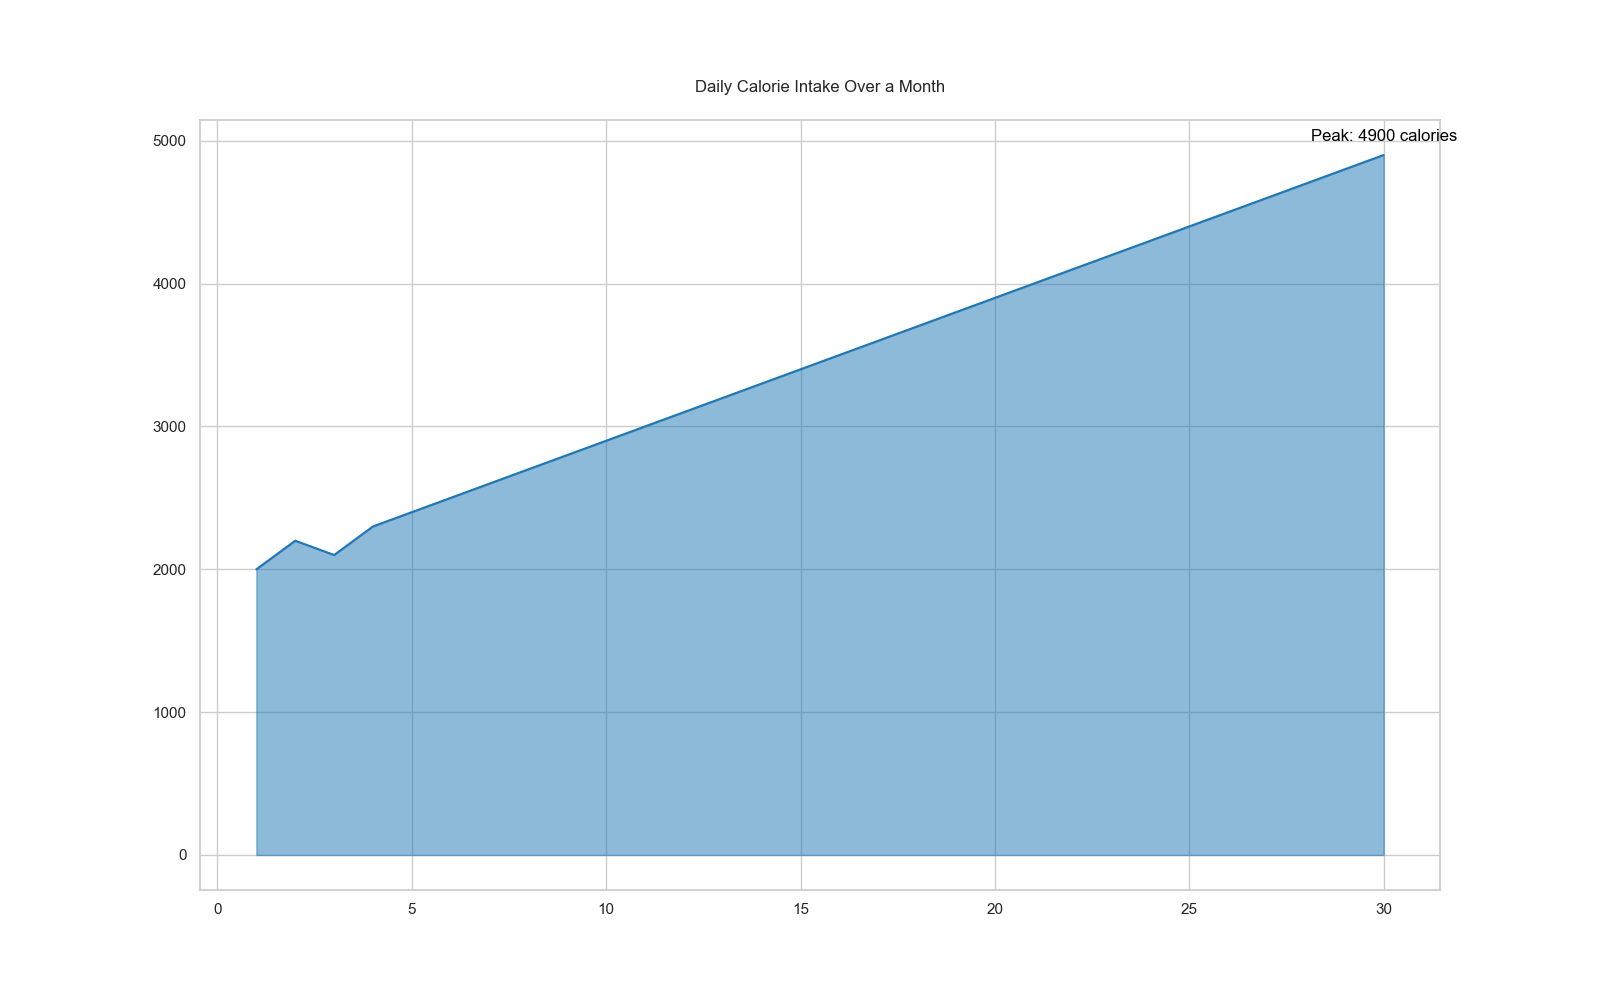

The Python source for this figure:

import pandas as pd
import matplotlib.pyplot as plt

data = {
    'Day': list(range(1, 31)),
    'Calories': [
        2000, 2200, 2100, 2300, 2400, 2500, 2600, 2700, 2800, 2900,
        3000, 3100, 3200, 3300, 3400, 3500, 3600, 3700, 3800, 3900,
        4000, 4100, 4200, 4300, 4400, 4500, 4600, 4700, 4800, 4900
    ]
}
df = pd.DataFrame(data)

# Define the color palette as specific color codes
color = "#1f77b4"

# Set the figure size for width and height
plt.figure(figsize=(16, 10))

# Create an area plot
plt.plot(df['Day'], df['Calories'], color=color)
plt.fill_between(df['Day'], df['Calories'], color=color, alpha=0.5)

# Annotating the highest calorie intake on the chart
max_calories_day = df['Calories'].idxmax() + 1
max_calories = df['Calories'].max()
plt.text(max_calories_day, max_calories + 100, f'Peak: {max_calories} calories', horizontalalignment='center', color='black')

# Set the title
plt.title('Daily Calorie Intake Over a Month', pad=20)

# Show the plot
plt.show()
